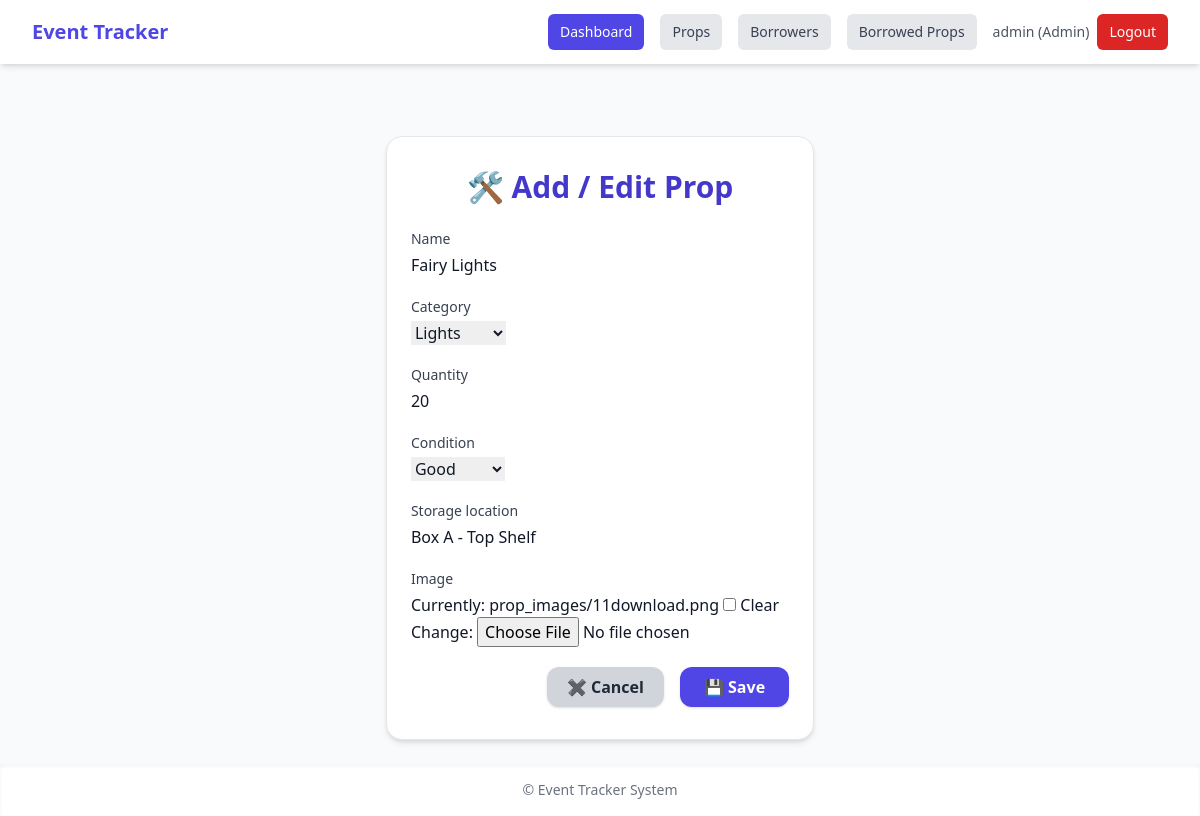
The page /props/1/edit/ (signed in) on the database its author committed.
### inventory/models.py (models this page shows, shortened)
class UserProfile(models.Model):
    ROLE_CHOICES = [
        ('admin', 'Admin'),
        ('borrower', 'Borrower'),
    ]
    user = models.OneToOneField(User, on_delete=models.CASCADE, related_name='profile')
    role = models.CharField(max_length=10, choices=ROLE_CHOICES, default='borrower')
    phone = models.CharField(max_length=20, blank=True, null=True)
    @property
    def is_admin(self):
        return self.role == 'admin'

class Prop(models.Model):
    CATEGORY_CHOICES = [
        ('Lights', 'Lights'),
        ('Tables', 'Tables'),
        ('Banners', 'Banners'),
        ('Costumes', 'Costumes'),
        ('Others', 'Others'),
    ]
    CONDITION_CHOICES = [
        ('Good', 'Good'),
        ('Fair', 'Fair'),
        ('Damaged', 'Damaged'),
    ]
    name = models.CharField(max_length=100)
    category = models.CharField(max_length=20, choices=CATEGORY_CHOICES)
    quantity = models.PositiveIntegerField()
    condition = models.CharField(max_length=10, choices=[('Good', 'Good'), ('Fair', 'Fair'), ('Damaged', 'Damaged')])
    storage_location = models.CharField(max_length=100)
    image = models.ImageField(upload_to='prop_images/', blank=True, null=True)

### inventory/views.py (the view)
# urls.py: path('props/<int:pk>/edit/', PropUpdateView.as_view(), name='prop_edit'),
class PropUpdateView(LoginRequiredMixin, UserPassesTestMixin, UpdateView):
    model = Prop
    template_name = 'inventory/prop_form.html'
    fields = ['name', 'category', 'quantity', 'condition', 'storage_location', 'image']
    success_url = reverse_lazy('prop_list')
    def test_func(self):
        return is_admin(self.request.user)

### inventory/views.py (called while the page is built)
def is_admin(user):
    return user.is_authenticated and user.profile.is_admin

### inventory/templates/inventory/prop_form.html (shortened to what this page needs)
{% extends 'inventory/base.html' %}
{% block content %}
<div class="max-w-xl mx-auto mt-12 px-6 py-8 bg-white rounded-2xl shadow-md border border-gray-200">
  <h1 class="text-3xl font-bold text-indigo-700 mb-6 text-center">🛠 Add / Edit Prop</h1>
  <form method="post" enctype="multipart/form-data" class="space-y-5">
    {% for field in form %}
    <div>
      <label class="block text-sm font-medium text-gray-700 mb-1">{{ field.label }}</label>
      {{ field }}
    </div>
    {% endfor %}
    <div class="flex justify-end gap-4 mt-8">
      <a href="{% url 'prop_list' %}" class="bg-gray-300 hover:bg-gray-400 text-gray-800 font-semibold px-5 py-2 rounded-xl transition duration-200 shadow">
        ✖ Cancel
      </a>
      <button type="submit" class="bg-indigo-600 hover:bg-indigo-700 text-white font-semibold px-6 py-2 rounded-xl transition duration-200 shadow">
        💾 Save
      </button>
    </div>
  </form>
</div>
{% endblock %}

### inventory/templates/inventory/base.html (shortened to what this page needs)
<!DOCTYPE html>
<html lang="en" class="scroll-smooth">
<head>
    <script src="https://cdn.tailwindcss.com"></script>
</head>
<body class="bg-gray-50 text-gray-900 min-h-screen flex flex-col">
    <nav class="bg-white shadow-md">
        <div class="max-w-7xl mx-auto px-4 sm:px-6 lg:px-8">
            <div class="flex justify-between h-16 items-center">
                <div>
                    <a href="{% url 'home' %}" class="text-xl font-bold text-indigo-600 hover:text-indigo-700">
                        Event Tracker
                    </a>
                </div>
                {% if user.is_authenticated %}
                <div class="flex items-center space-x-4">
                    {% if user.profile.is_admin %}
                    <a href="{% url 'dashboard' %}" class="inline-block px-3 py-2 rounded-md text-sm font-medium bg-indigo-600 text-white hover:bg-indigo-700 transition">
                        Dashboard
                    </a>
                    <a href="{% url 'prop_list' %}" class="inline-block px-3 py-2 rounded-md text-sm font-medium bg-gray-200 text-gray-700 hover:bg-gray-300 transition">
                        Props
                    </a>
                    <a href="{% url 'borrower_list' %}" class="inline-block px-3 py-2 rounded-md text-sm font-medium bg-gray-200 text-gray-700 hover:bg-gray-300 transition">
                        Borrowers
                    </a>
                    {% endif %}
                    <a href="{% url 'borrowed_props_list' %}" class="inline-block px-3 py-2 rounded-md text-sm font-medium bg-gray-200 text-gray-700 hover:bg-gray-300 transition">
                        Borrowed Props
                    </a>
                    <div class="flex items-center space-x-2">
                        <span class="text-sm text-gray-600">
                            {{ user.username }} ({{ user.profile.get_role_display }})
                        </span>
                        <a href="{% url 'logout' %}" class="inline-block px-3 py-2 rounded-md text-sm font-medium bg-red-600 text-white hover:bg-red-700 transition">
                            Logout
                        </a>
                    </div>
                </div>
                {% endif %}
            </div>
        </div>
    </nav>
    <main class="flex-grow max-w-7xl mx-auto p-6">
        {% block content %}
        {% endblock %}
    </main>
    <footer class="bg-white shadow-inner text-center text-gray-500 text-sm py-4">
        &copy; {{ now|date:"Y" }} Event Tracker System
    </footer>
</body>
</html>

### rows shown on the page
Prop: form "Fairy Lights" "Lights" "20" "Good" "Box A - Top Shelf"

### other values the page prints
{{ user.username }} "admin"
{{ user.profile.get_role_display }} "Admin"
{{ field.label }} "Name" "Category" "Quantity" "Condition" "Storage location" "Image"
